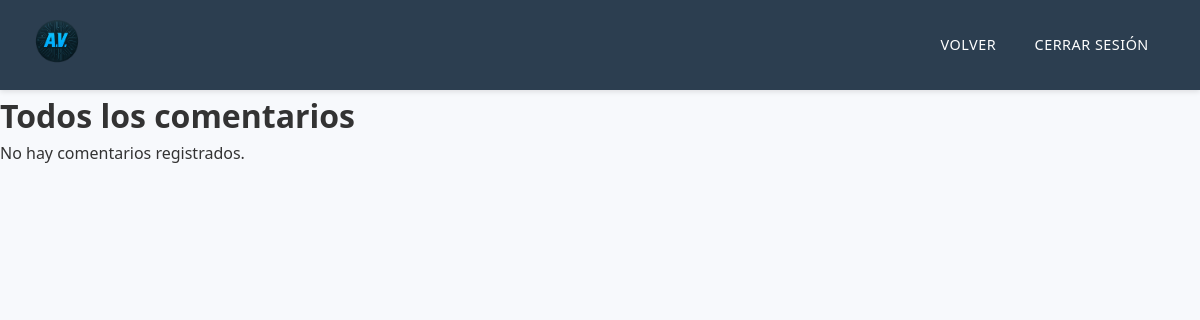
/comentarios/ver_comentario.php (signed in), run on an earlier commit of the app's database.
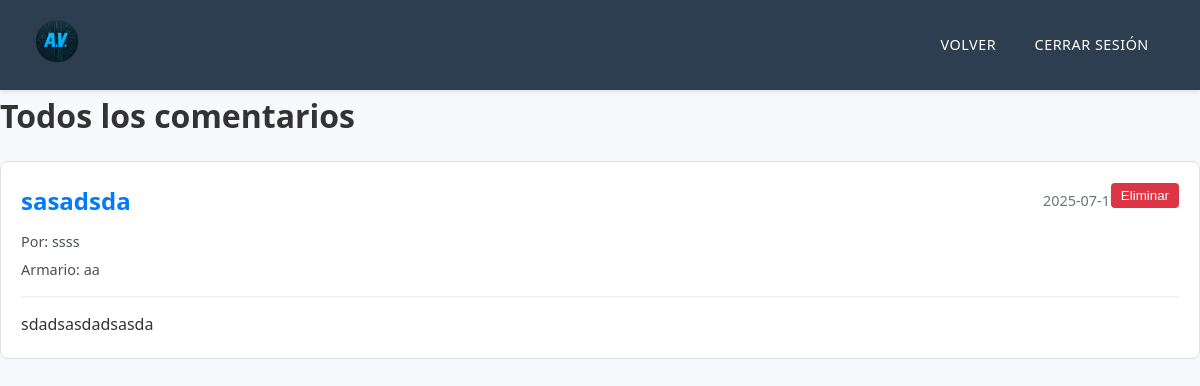
And on a later commit of the database.
### tables this page shows
CREATE TABLE `comentario` (
  `titulo` text NOT NULL,
  `id_com` int(5) NOT NULL,
  `descripcion` text NOT NULL,
  `id_tabla` int(11) NOT NULL,
  `id` int(11) NOT NULL,
  `fecha` datetime NOT NULL,
  `leido` enum('si','no') NOT NULL DEFAULT 'no'
);

CREATE TABLE `armarios` (
  `nombre` text NOT NULL,
  `descrip` text NOT NULL,
  `id_tabla` int(16) NOT NULL,
  `ubicacion` text NOT NULL
);

### comentarios/funciones.php (called while the page is built, shortened)
<?php
function baseDatos($consulta)
{
    $conexion = mysqli_connect("localhost", "root", "");
    mysqli_select_db($conexion, "inventario");
    $resultado = mysqli_query($conexion, $consulta);
    return $resultado;
}
?>

### comentarios/ver_comentario.php (the view, shortened to what this page needs)
<?php
include("funciones.php");
$es_admin = isset($_SESSION['cate']) && ($_SESSION['cate'] == 'admin' || $_SESSION['cate'] == 'profe');
$consulta = "SELECT c.*, a.nombre as nombre_armario, u.nombre as nombre_usuario
             FROM comentario c
             JOIN armarios a ON c.id_tabla = a.id_tabla
             JOIN login u ON c.id = u.id
             ORDER BY c.fecha DESC";
$resultado = baseDatos($consulta);
?>
<!DOCTYPE html>
<html lang="es">
<head>
    <link rel="stylesheet" type="text/css" href="../backend.css">
</head>
<body>
    <header>
        <div class="logo">
            <a href="../backend.php" title="Inicio">
                <img src="../img/fotos_pag/logo.png" class="flogo">
            </a>
        </div>
        <nav>
            <a href="../backend.php">VOLVER</a>
            <?php if(isset($_SESSION['id_usuario'])): ?>
                <a href="usuarios/logout.php">CERRAR SESIÓN</a>
            <?php endif; ?>
        </nav>
    </header>
    <main>
        <h1>Todos los comentarios</h1>
        <?php if (mysqli_num_rows($resultado) > 0): ?>
            <div class="lista-completa">
                <?php while ($comentario = mysqli_fetch_assoc($resultado)): ?>
                    <div class="comentario-detallado">
                        <div class="comentario-cabecera">
                            <h2><?php echo htmlspecialchars($comentario['titulo']); ?></h2>
                            <span class="fecha"><?php echo $comentario['fecha']; ?></span>
                        </div>
                        <p class="usuario">Por: <?php echo htmlspecialchars($comentario['nombre_usuario']); ?></p>
                        <p class="armario">Armario: <?php echo htmlspecialchars($comentario['nombre_armario']); ?></p>
                        <div class="comentario-contenido">
                            <p><?php echo htmlspecialchars($comentario['descripcion']); ?></p>
                        </div>
                        <?php if ($es_admin || $_SESSION['id'] == $comentario['id']): ?>
                            <form action="eliminar_comentario.php" method="post" class="form-eliminar">
                                <button type="submit" onclick="return confirm('¿Eliminar este comentario permanentemente?')">
                                    Eliminar
                                </button>
                            </form>
                        <?php endif; ?>
                    </div>
                <?php endwhile; ?>
            </div>
        <?php else: ?>
            <p>No hay comentarios registrados.</p>
        <?php endif; ?>
    </main>
</body>
</html>

What changed in the data, as far as the page shows it:
added comentario: titulo "sasadsda", fecha "2025-07-17…", id.nombre "ssss", id_tabla.nombre "aa", descripcion "sdadsasdadsasda"
Also different on the page:
text no longer shown: "No hay comentarios registrados."
